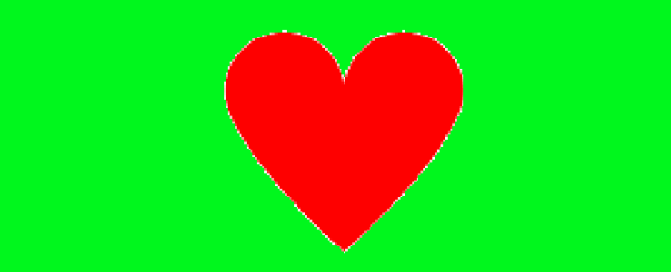
#> input picture image/4.PNG, 671 x 272 px, found by its file name
$ python test.py
#> lines starting #> are read from the running program, lines starting #| are printed output that depends on the picture
from config import IMG_PATH
import json
import numpy as np
from PIL import Image, ImageDraw

with open('./data/keyboard_pos_data.txt', 'r') as file:
#> (reads data/keyboard_pos_data.txt from the repository)
    keyboard_positions = json.load(file)

grid = keyboard_positions
image_file = './image/4.png'

# 讀取圖片檔，將它轉換為 PIL.Image.Image 對象
image = Image.open(image_file)
#> image is the input picture: PIL image 671x272 RGBA; mean R, G, B, A 48.7, 200.8, 24.6, 255

# 計算網格的行和列
num_rows = len(grid)
num_cols = max(len(row) for row in grid)

# 計算每個網格的大小
grid_width = image.width / num_cols
#> grid_width = 44.73
grid_height = image.height / num_rows
#> grid_height = 45.33

# 調整圖像大小為網格大小
image = image.resize((int(num_cols), int(num_rows)))

# 建立一個新的矩陣來存儲結果
result = np.empty((num_rows, num_cols), dtype=object)

for row in range(num_rows):
    for col in range(len(grid[row])):
        if grid[row][col]:
            # 取得像素的顏色
            color = tuple(image.getpixel((col, row)))

            # 存儲色調到結果矩陣中
            result[row][col] = "rgb({},{},{})".format(color[0], color[1], color[2])

np.savetxt('./data/color_grid_data.txt', result, delimiter=' ', fmt='%s')


image_file = './image/螢幕擷取畫面 2023-04-17 192044.png'

# 讀取圖片檔，將它轉換為 PIL.Image.Image 對象
image = Image.open(image_file)
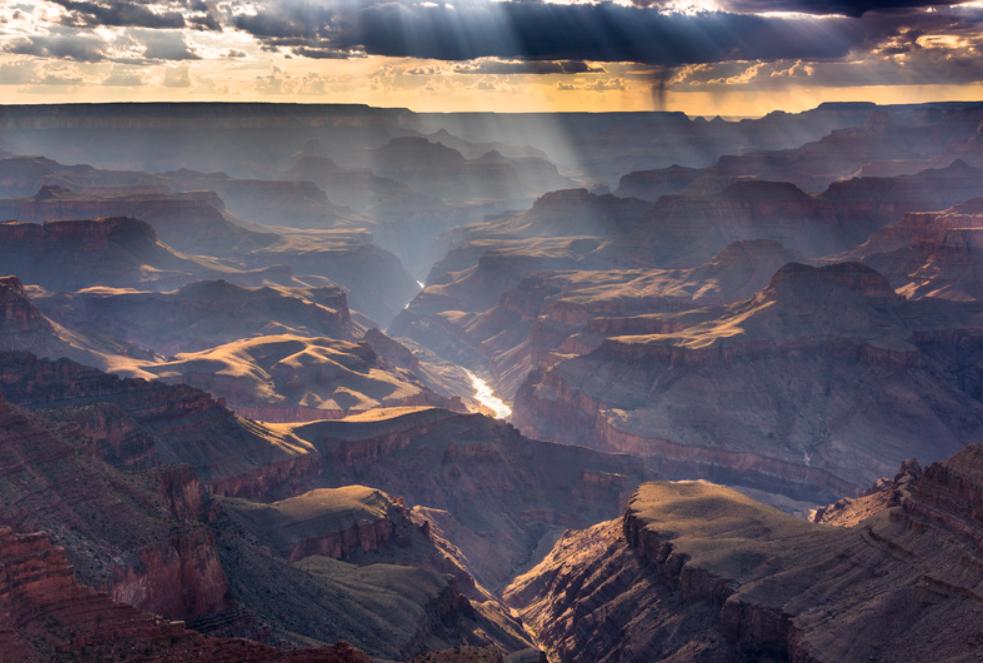
#> input picture image/螢幕擷取畫面 2023-04-17 192044.png, 983 x 663 px
#> image is the input picture: PIL image 983x663 RGBA; mean R, G, B, A 95.3, 87.8, 97.9, 255
[i * 2 for i in image.size]
image = image.resize((1800, 1300))
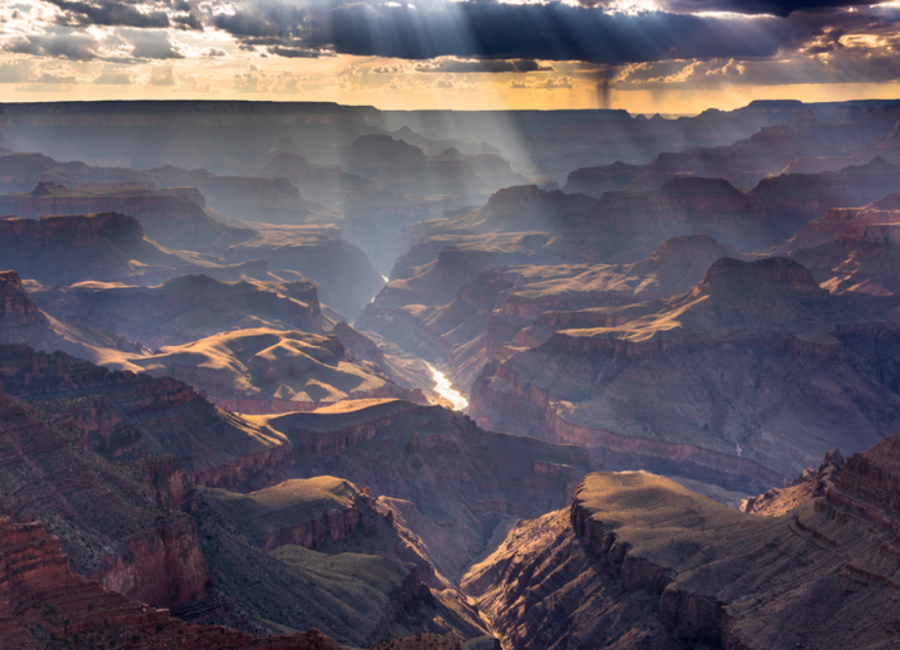
#> image: PIL image 1800x1300 RGBA (shown at 1/2 size); mean R, G, B, A 95.3, 87.8, 97.9, 255
image.save('./image/t.png')
